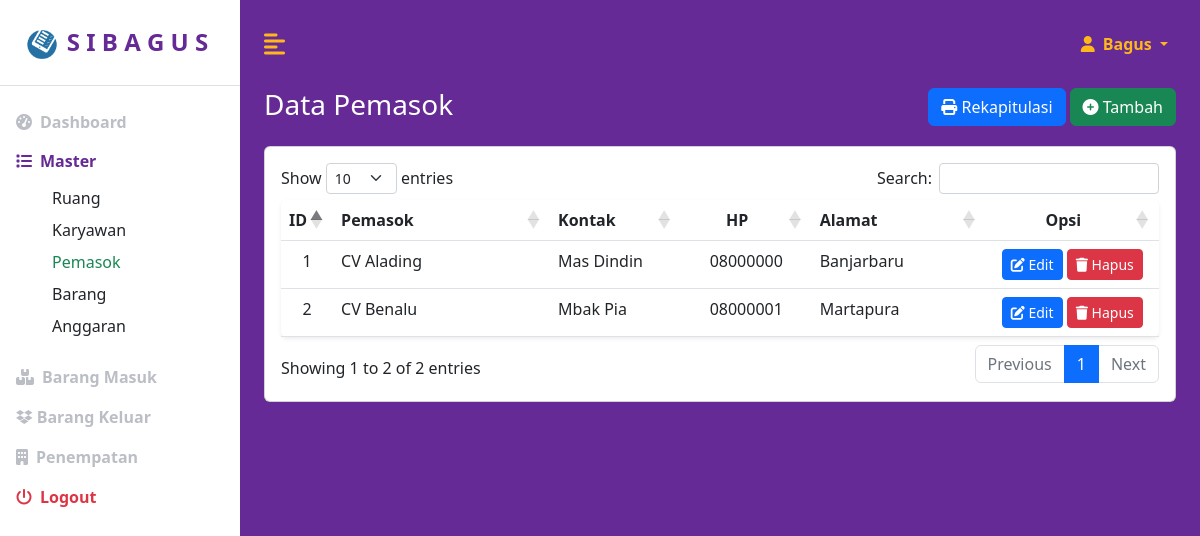
Page /index.php?page=pemasokdata (signed in) on the committed database.
### tables this page shows
CREATE TABLE `pemasok` (
  `id` int(11) NOT NULL,
  `nama_pemasok` varchar(255) NOT NULL,
  `nama_kontak` varchar(255) NOT NULL,
  `nomor_hp` varchar(255) NOT NULL,
  `alamat` varchar(255) NOT NULL
);

### pages/pemasok/pemasokdata.php (the view, shortened to what this page needs)
<div id="atas" class="row">
    <div class="col">
        <div class="row">
            <div class="col-md-6">
                <h3>Data Pemasok</h3>
            </div>
            <div class="col-md-6">
                <a href="?page=pemasoktambah" class="btn btn-success float-end">
                    <i class="fa fa-plus-circle"></i> Tambah
                </a>
                <a href="report/rekapitulasipemasok.php" class="btn btn-primary float-end me-1" target="_blank">
                    <i class="fa fa-print"></i> Rekapitulasi
                </a>
            </div>
        </div>
    </div>
</div>
    <?php
    $resultSet = mysqli_query($koneksi, "SELECT * FROM pemasok");
    ?>
<div id="bawah" class="row mt-3">
    <div class="col">
        <div class="card my-card">
            <table class="table bg-white rounded shadow-sm table-hover" id="example" width="100%">
                <thead>
                    <tr>
                        <th width="5%" class="text-center">ID</th>
                        <th width="25%">Pemasok</th>
                        <th width="15%">Kontak</th>
                        <th width="15%" class="text-center">HP</th>
                        <th width="20%">Alamat</th>
                        <th width="20%" class="text-center">Opsi</th>
                    </tr>
                </thead>
                <tbody>
                    <?php
                    $no = 1;
                    while ($row = mysqli_fetch_assoc($resultSet)) {
                    ?>
                        <tr>
                            <td class="text-center"><?= $no++ ?></td>
                            <td><?= $row['nama_pemasok'] ?></td>
                            <td><?= $row['nama_kontak'] ?></td>
                            <td class="text-center"><?= $row['nomor_hp'] ?></td>
                            <td><?= $row['alamat'] ?></td>
                            <td class="text-center">
                                <a href="?page=pemasokubah&id=<?= $row['id'] ?>" class="btn btn-sm btn-primary">
                                    <i class="fa fa-edit"></i> Edit
                                </a>
                                <a href="?page=pemasokhapus&id=<?= $row['id'] ?>" onclick="javascript: return confirm('Yakin hapus?');" class="btn btn-sm btn-danger">
                                    <i class="fa fa-trash"></i> Hapus
                                </a>
                            </td>
                        </tr>
                    <?php
                    }
                    ?>
                </tbody>
            </table>
        </div>
    </div>
</div>

### assets/css/custom.css (style rules this page uses)
:root { --main-bg-color: #009d63; --main-text-color: #009d63; --second-text-color: #bbbec5; --second-bg-color: #c1efde; --ungu: rgb(101, 42, 149); --oren: rgb(255, 184, 26); --hijo: rgb(100, 164, 65); }
h3 { color: white; }
body { min-height: 100vh; min-height: -webkit-fill-available; }
html { height: -webkit-fill-available; }
.my-card { padding: 1rem 1rem; }

### rows in the picture
pemasok: nama_pemasok "CV Alading", nama_kontak "Mas Dindin", nomor_hp "08000000", alamat "Banjarbaru"
pemasok: nama_pemasok "CV Benalu", nama_kontak "Mbak Pia", nomor_hp "08000001", alamat "Martapura"

### other values in the picture
$_SESSION["nama_karyawan"] "Bagus"
